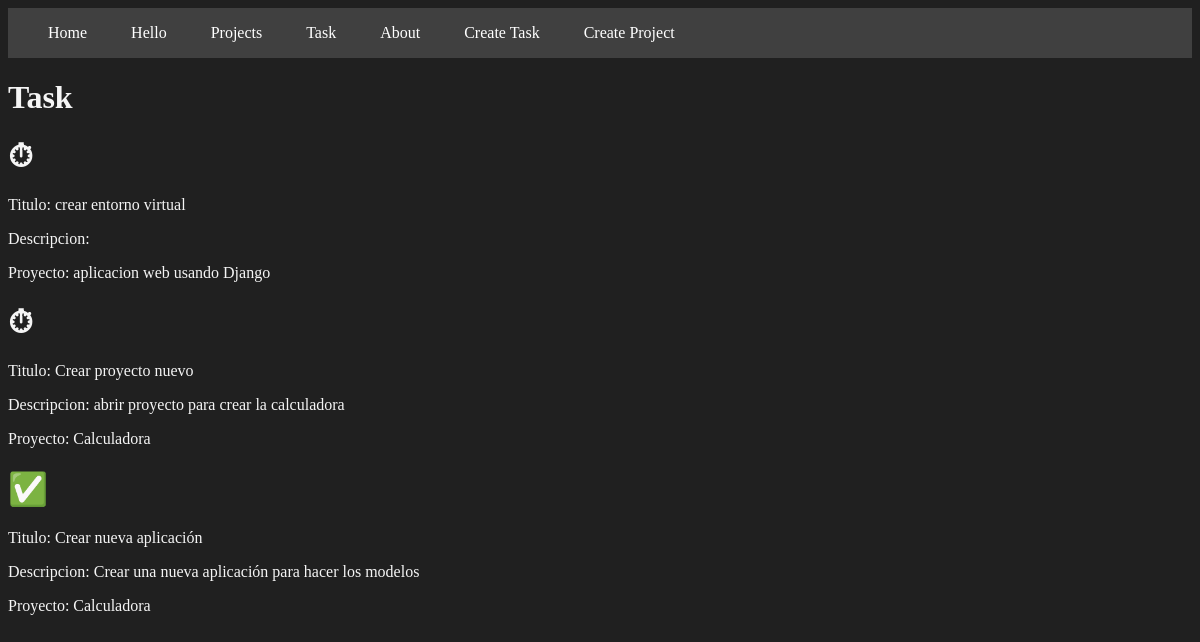
The page /task/ on the database as committed earlier.
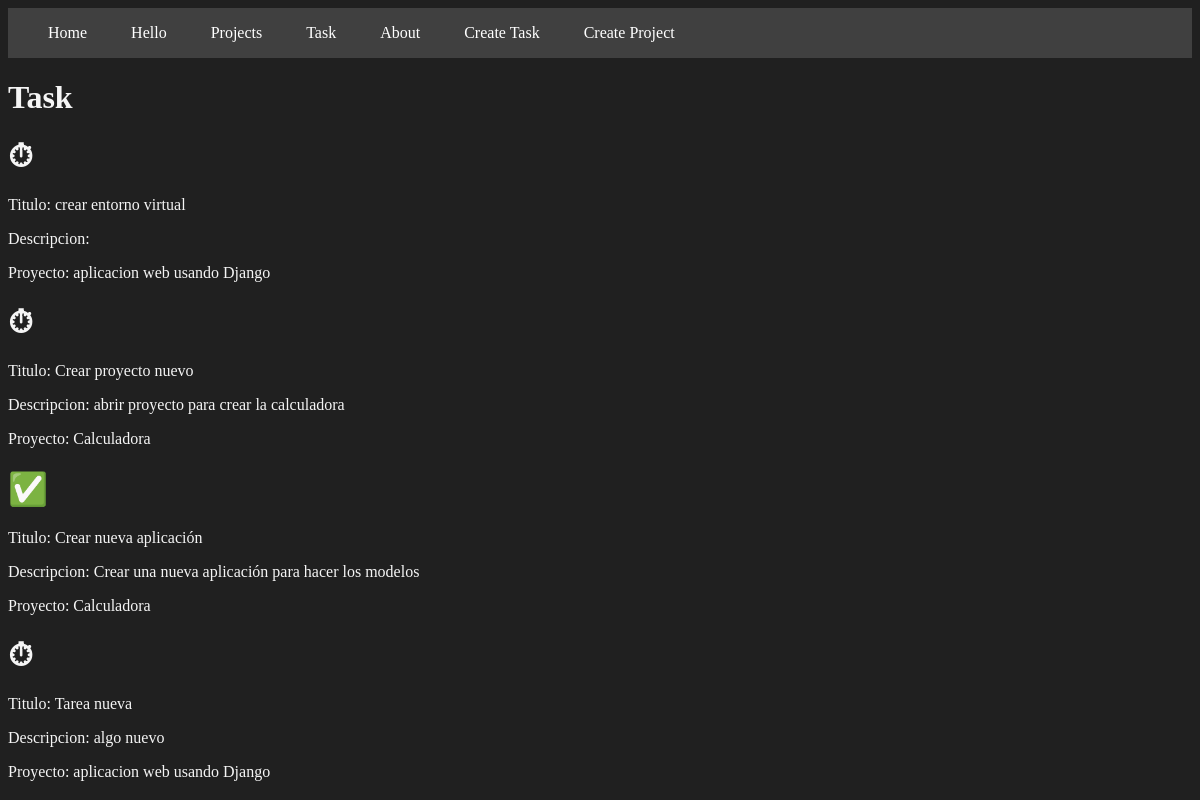
The same page on the database as committed later.
### myapp/models.py (models this page shows, shortened)
class Task(models.Model):
    title = models.CharField(max_length=200)
    description = models.TextField()
    project = models.ForeignKey(Project, on_delete=models.CASCADE)
    done = models.BooleanField(default=False)

class Project(models.Model):
    name = models.CharField(max_length=200)
    def __str__(self):
        return self.name

### myapp/views.py (the view)
# urls.py: path('task/', views.task, name='task'),
def task(request):
    tasks = Task.objects.all()
    return render(request, 'task/task.html', {
        'tasks': tasks
    })

### myapp/templates/task/task.html
{% extends "layouts/base.html" %}
{% block content %}
<h1>Task</h1>
{% for task in tasks %}
<h1>{% if task.done == False %} ⏱ {% else %} &#x2705 {% endif %}</h1>
<p>Titulo: {{task.title}}</p>
<p>Descripcion: {{task.description}}</p>
<p>Proyecto: {{task.project}}</p>
{% endfor %}
{% endblock %}

Rows that differ between the two databases and show on the page:
added Task: title "Tarea nueva", description "algo nuevo", project "aplicacion web usando Django"
